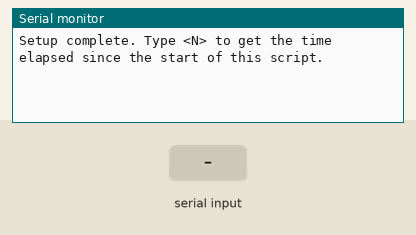
Simulated run of this sketch. Board: Arduino Uno, built with avr-gcc and run on an emulated ATmega328P. Shown: the last lines printed to the serial monitor. The test bench sets the inputs (shaded band).

Above: at 1.2 s.
1.3 s: "n" received over Serial
At 2.5 s:
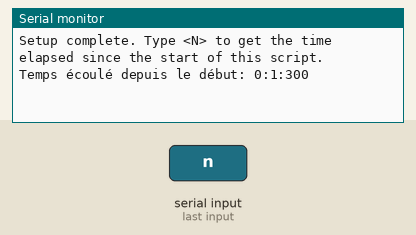
2.8 s: "N" received over Serial
At 4.2 s:
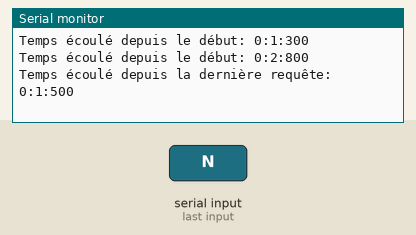

The sketch:

arduino_004.ino
```cpp
// -- variable
long last_request_time = 0;

// -- exécuté une seule fois
void setup()
{
  Serial.begin(9600);
  while(!Serial);
  Serial.println("Setup complete. Type <N> to get the time elapsed since the start of this script.");
}

// -- en boucle
void loop()
{
  // -- si le Serial buffer n'est pas vide
  while(Serial.available())
  {
    char c = Serial.read(); // -- lecture du premier octet disponible

    if( c == 'n' || c == 'N' )
    {
      long timestamp = millis();
      Serial.println( "Temps écoulé depuis le début: " + readableTime(timestamp) );

      if( last_request_time != 0 ) Serial.println( "Temps écoulé depuis la dernière requête: " + readableTime(timestamp - last_request_time) );
      last_request_time = timestamp;
    }
  }
}

// -- format de temps lisible
String readableTime(long ms)
{
  int s = ms / 1000;
  ms = ms % 1000;
  int mn = s / 60;
  s = s % 60;

  return String(mn) + ":" + String(s) + ":" + String(ms);
}
```

Measured:
- after the input at 1.3 s, the serial monitor: prints a new line at once (image 1)
- after the input at 2.8 s, the serial monitor: prints a new line at once (image 2)
